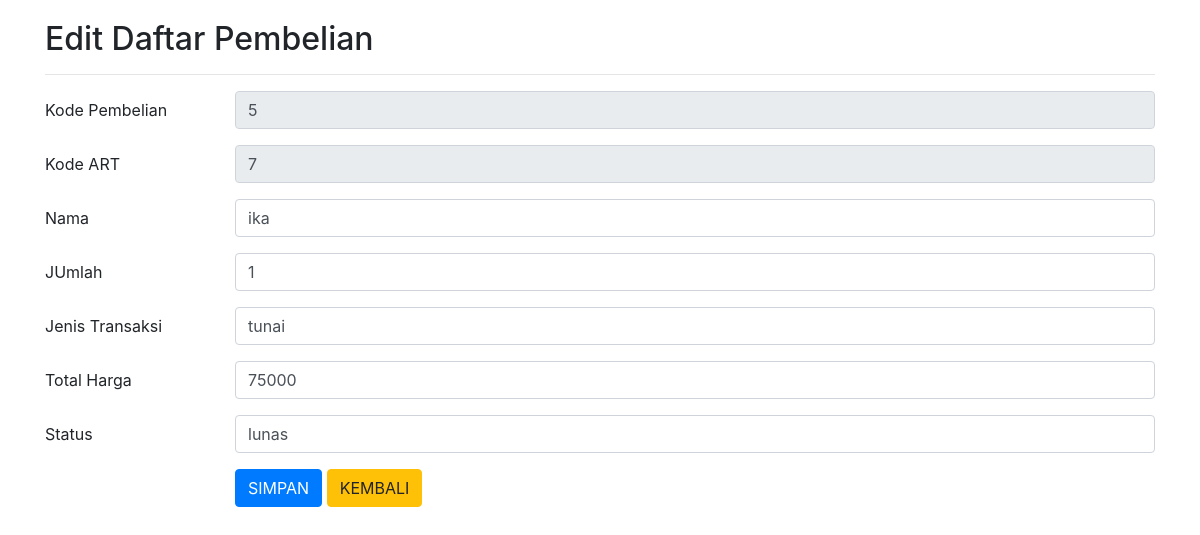
/edit.php?kd_pembelian=5, run on the app's committed database.
### tables this page shows
CREATE TABLE `pembelian` (
  `kd_pembelian` int(11) NOT NULL,
  `kd_art` int(11) DEFAULT NULL,
  `username` varchar(50) NOT NULL,
  `jumlah` varchar(20) DEFAULT NULL,
  `jenis_tf` varchar(50) DEFAULT NULL,
  `total_harga` varchar(100) NOT NULL,
  `status` enum('lunas','belum_lunas','disabled') DEFAULT NULL
);

### edit.php (the view, shortened to what this page needs)
<?php include('koneksi.php'); ?>
<!DOCTYPE html>
<html>
<head>
	<link rel="stylesheet" href="https://stackpath.bootstrapcdn.com/bootstrap/4.1.3/css/bootstrap.min.css">
</head>
<body>
	<div class="container" style="margin-top:20px">
		<h2>Edit Daftar Pembelian</h2>
		<hr>
		<?php
		if(isset($_GET['kd_pembelian'])){
			$id = $_GET['kd_pembelian'];
			$sql = mysqli_query($koneksi, "SELECT * FROM pembelian WHERE kd_pembelian=$id") or die(mysqli_error($koneksi));
			if(mysqli_num_rows($sql) == 0){
				echo '<div class="alert alert-warning">Kode ART tidak ada dalam database.</div>';
				exit();
			}else{
				$data = mysqli_fetch_assoc($sql);
			}
		}
		?>
		<form action="edit.php?kd_pembelian=<?php echo $id; ?>" method="post">
			<div class="form-group row">
				<label class="col-sm-2 col-form-label">Kode Pembelian</label>
				<div class="col-sm-10">
					<input type="text" name="kd_pembelian" class="form-control" size="4" value="<?php echo $data['kd_pembelian']; ?>" readonly required>
				</div>
			</div>
			<div class="form-group row">
				<label class="col-sm-2 col-form-label">Kode ART</label>
				<div class="col-sm-10">
					<input type="text" name="kd_art" class="form-control" value="<?php echo $data['kd_art']; ?>" readonly required>
				</div>
			</div>
			<div class="form-group row">
				<label class="col-sm-2 col-form-label">Nama</label>
				<div class="col-sm-10">
					<input type="text" name="username" class="form-control" value="<?php echo $data['username']; ?>" required>
				</div>
			</div>
			<div class="form-group row">
				<label class="col-sm-2 col-form-label">JUmlah</label>
				<div class="col-sm-10">
					<input type="text" name="jumlah" class="form-control" value="<?php echo $data['jumlah']; ?>" required>
				</div>
			</div>
			<div class="form-group row">
				<label class="col-sm-2 col-form-label">Jenis Transaksi</label>
				<div class="col-sm-10">
					<input type="text" name="jenis_tf" class="form-control" value="<?php echo $data['jenis_tf']; ?>" required>
				</div>
			</div>
			<div class="form-group row">
				<label class="col-sm-2 col-form-label">Total Harga</label>
				<div class="col-sm-10">
					<input type="text" name="total_harga" class="form-control" value="<?php echo $data['total_harga']; ?>" required>
				</div>
			</div>
			<div class="form-group row">
				<label class="col-sm-2 col-form-label">Status</label>
				<div class="col-sm-10">
					<input type="text" name="status" class="form-control" value="<?php echo $data['status']; ?>" required>
				</div>
			</div>
			<div class="form-group row">
				<label class="col-sm-2 col-form-label">&nbsp;</label>
				<div class="col-sm-10">
					<input type="submit" name="submit" class="btn btn-primary" value="SIMPAN">
					<a href="admin.php" class="btn btn-warning">KEMBALI</a>
				</div>
			</div>
		</form>
	</div>
</body>
</html>

### data on the page
pembelian: kd_pembelian "5", kd_art "7", username "ika", jumlah "1", jenis_tf "tunai", total_harga "75000", status "lunas"
